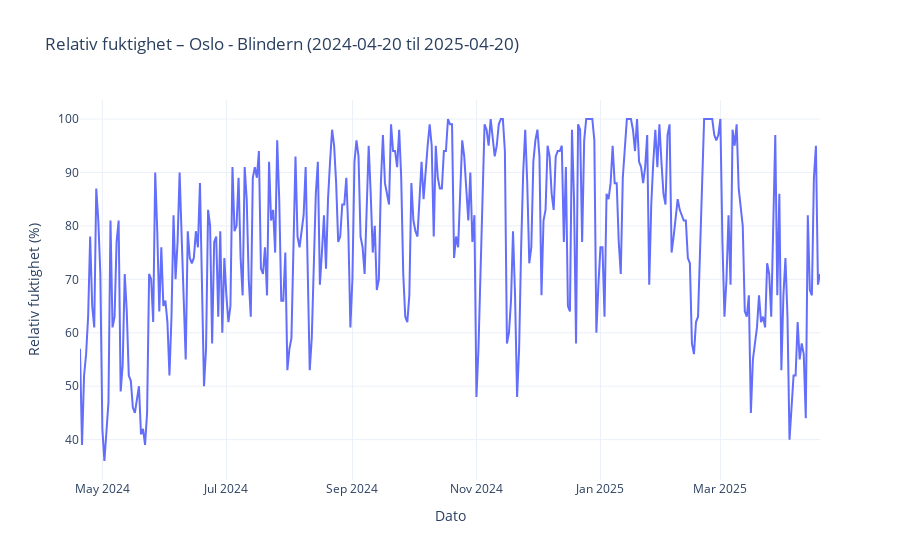

Notebook cell for this chart:
### Code cell
element_id = "mean(relative_humidity P1D)"
element_name = "Relativ fuktighet"
unit = "%"

json_data = fetch_weather_data(client_id, station_id, start_date, end_date, [element_id])
df = parse_weather_data(json_data, element_id)
plot_weather_data(df, element_name, "Oslo - Blindern", start_date, end_date, unit)

### Figure 1 — Plotly figure (JSON) as saved in the notebook; plotly's stock layout.template omitted (floating-point values rounded to 4 significant figures; data arrays with more than 128 entries replaced by an {"elided": "..."} marker saying what was removed)
{"data": [{"hovertemplate": "Dato: %{x|%Y-%m-%d}<br>Verdi: %{y:.1f} {unit}", "legendgroup": "", "line": {"color": "#636efa", "dash": "solid"}, "marker": {"symbol": "circle"}, "mode": "lines", "name": "", "orientation": "v", "showlegend": false, "type": "scatter", "x": {"elided": "365 str values"}, "xaxis": "x", "y": {"elided": "365 int values"}, "yaxis": "y"}], "layout": {"hovermode": "x unified", "legend": {"tracegroupgap": 0}, "showlegend": false, "title": {"text": "Relativ fuktighet – Oslo - Blindern (2024-04-20 til 2025-04-20)"}, "xaxis": {"anchor": "y", "domain": [0, 1], "title": {"text": "Dato"}}, "yaxis": {"anchor": "x", "domain": [0, 1], "title": {"text": "Relativ fuktighet (%)"}}}}
